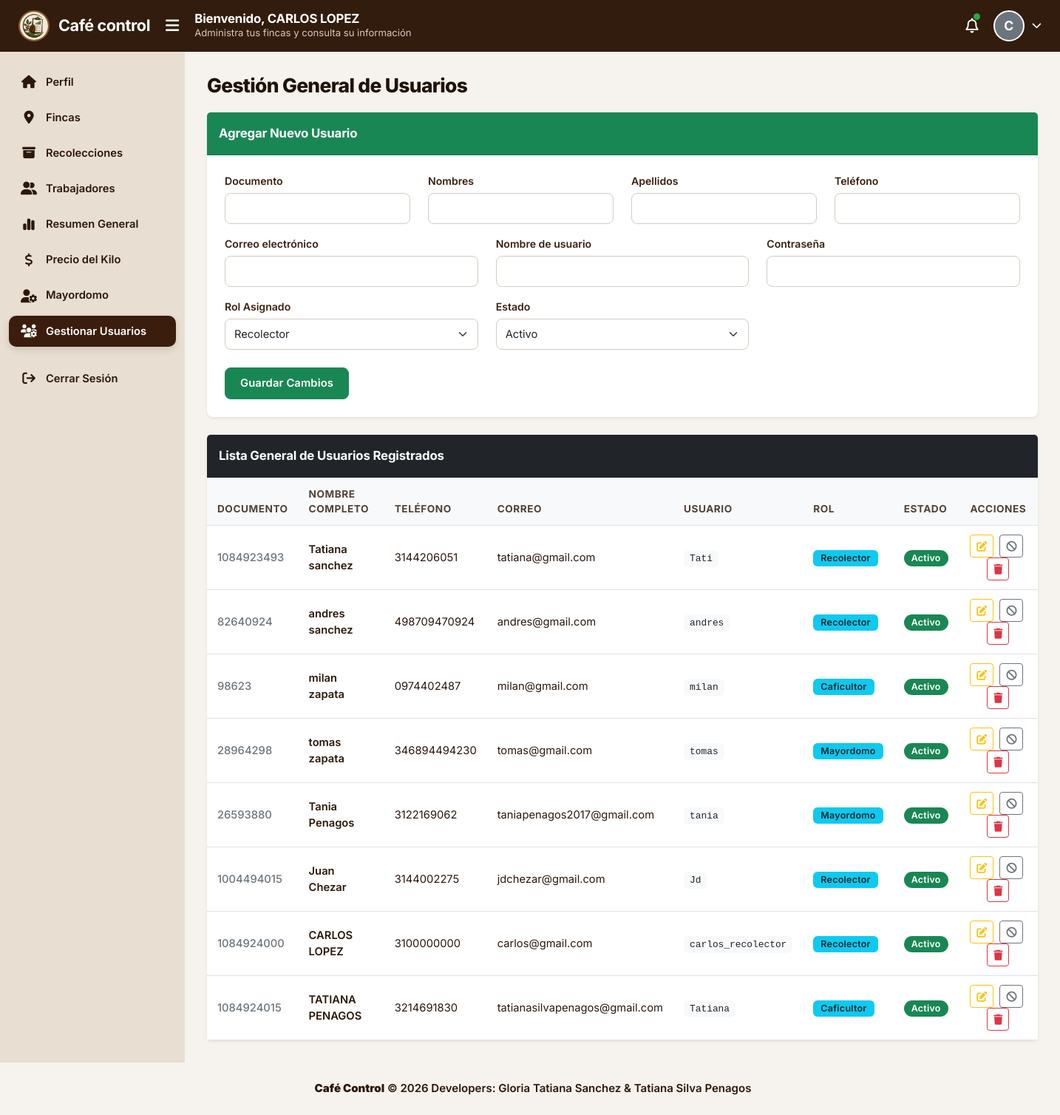
Screenshot of /gestionar_usuarios.php (signed in) with the database file from the repository.
### tables this page shows
CREATE TABLE `usuarios` (
  `id_usuario` int(11) NOT NULL,
  `documento` varchar(20) NOT NULL,
  `nombres` varchar(100) NOT NULL,
  `apellidos` varchar(100) NOT NULL,
  `telefono` varchar(15) DEFAULT NULL,
  `correo` varchar(150) DEFAULT NULL,
  `usuario` varchar(50) NOT NULL,
  `contrasena` varchar(255) NOT NULL,
  `rol` enum('caficultor','mayordomo','recolector') NOT NULL,
  `estado` enum('activo','inactivo') DEFAULT 'activo',
  `fecha_registro` timestamp NOT NULL DEFAULT current_timestamp(),
  `foto_perfil` varchar(255) DEFAULT NULL
);

### gestionar_usuarios.php (the view, shortened to what this page needs)
<?php
require_once 'assets/inc/conexion.php';
$id_usuario = $_SESSION['id_usuario'];
$sql_user = "
    SELECT
        u.nombres,
        u.apellidos,
        pu.foto_perfil
    FROM usuarios u
    LEFT JOIN perfiles_usuario pu ON pu.id_usuario = u.id_usuario
    WHERE u.id_usuario = ?
";
$stmt_user = $con->prepare($sql_user);
$stmt_user->bind_param("i", $id_usuario);
$stmt_user->execute();
$res_user = $stmt_user->get_result();
$datos_sesion = $res_user->fetch_assoc();
$foto_perfil = $datos_sesion['foto_perfil'] ?? '';
$nombre_usuario_logueado = ($datos_sesion['nombres'] ?? '') . ' ' . ($datos_sesion['apellidos'] ?? '');
$usuarioEdit = null;
$resultado_usuarios = $con->query("SELECT * FROM usuarios ORDER BY id_usuario DESC");
?>
<!DOCTYPE html>
<html lang="es">
<head>
    <link href="https://cdn.jsdelivr.net/npm/bootstrap@5.3.0/dist/css/bootstrap.min.css" rel="stylesheet">
    <link rel="stylesheet" href="https://cdnjs.cloudflare.com/ajax/libs/font-awesome/6.4.0/css/all.min.css">
</head>
<body>
    <header class="top-navbar">
        <div class="d-flex align-items-center">
            <div class="brand-section">
               <div class="logo-circle-nav">
    <img src="images/logo.jpeg" alt="Logo Café Control" style="width: 100%; height: 100%; object-fit: cover;">
</div>
                <h1 class="brand-name">Café control</h1>
            </div>
            <button class="menu-toggle" id="menuToggle"><i class="fa-solid fa-bars"></i></button>
            <div class="welcome-text d-none d-md-block">
                <h5>Bienvenido, <?= htmlspecialchars(strtoupper($nombre_usuario_logueado)) ?></h5>
                <p>Administra tus fincas y consulta su información</p>
            </div>
        </div>
        <div class="user-nav-actions">
            <div class="notification-icon">
                <i class="fa-regular fa-bell"></i>
                <span class="notification-badge"></span>
            </div>
            <div class="dropdown">
                <div class="profile-dropdown" data-bs-toggle="dropdown" aria-expanded="false">
                    <?php if (!empty($foto_perfil) && file_exists($foto_perfil)): ?>
                        <img src="<?= htmlspecialchars($foto_perfil) ?>" alt="Foto" class="user-avatar">
                    <?php else: ?>
                        <div class="user-avatar-placeholder">
                            <?= strtoupper(substr($nombre_usuario_logueado, 0, 1)) ?>
                        </div>
                    <?php endif; ?>
                    <i class="fa-solid fa-chevron-down text-white small"></i>
                </div>
            </div>
        </div>
    </header>
    <div class="layout-wrapper">
        <aside class="sidebar">
            <ul class="sidebar-menu">
                <li class="sidebar-item">
                    <a href="panel_caficultor.php"><i class="fa-solid fa-house"></i> Perfil</a>
                </li>
                <li class="sidebar-item">
                    <a href="fincas.php"><i class="fa-solid fa-location-dot"></i> Fincas</a>
                </li>
                <li class="sidebar-item">
                    <a href="recolecciones.php"><i class="fa-solid fa-box-archive"></i> Recolecciones</a>
                </li>
                <li class="sidebar-item">
                    <a href="trabajadores.php"><i class="fa-solid fa-user-group"></i> Trabajadores</a>
                </li>
                <li class="sidebar-item">
                    <a href="resumen.php"><i class="fa-solid fa-chart-simple"></i> Resumen General</a>
                </li>
                <li class="sidebar-item">
                    <a href="precio.php"><i class="fa-solid fa-dollar-sign"></i> Precio del Kilo</a>
                </li>
                  <li class="sidebar-item">
          <a href="asignar_m.php"><i class="fa-solid fa-user-gear" style="font-size: 18px;"></i> Mayordomo</a>
        </li>
                <li class="sidebar-item active">
                    <a href="gestionar_usuarios.php">
                        <i class="fa-solid fa-users-gear"></i>
                        Gestionar Usuarios
                    </a>
                </li>
                <li class="sidebar-item mt-3">
                    <a href="cerrar.php"><i class="fa-solid fa-arrow-right-from-bracket"></i> Cerrar Sesión</a>
                </li>
            </ul>
        </aside>
        <main class="main-content">
            <h2 class="page-title">Gestión General de Usuarios</h2>
            <div class="card shadow-sm border-0 mb-4 rounded-3">
                <div class="card-header bg-success text-white card-header-title py-3">
                    <?= $usuarioEdit ? 'Editar Usuario' : 'Agregar Nuevo Usuario' ?>
                </div>
                <div class="card-body p-4">
                    <form action="gestionar_usuarios.php" method="POST">
                        <div class="row">
                            <div class="col-md-3 mb-3">
                                <label class="form-label">Documento</label>
                                <input type="text" class="form-control" name="documento" value="<?= $usuarioEdit['documento'] ?? '' ?>" required>
                            </div>
                            <div class="col-md-3 mb-3">
                                <label class="form-label">Nombres</label>
                                <input type="text" class="form-control" name="nombres" value="<?= $usuarioEdit['nombres'] ?? '' ?>" required>
                            </div>
                            <div class="col-md-3 mb-3">
                                <label class="form-label">Apellidos</label>
                                <input type="text" class="form-control" name="apellidos" value="<?= $usuarioEdit['apellidos'] ?? '' ?>" required>
                            </div>
                            <div class="col-md-3 mb-3">
                                <label class="form-label">Teléfono</label>
                                <input type="text" class="form-control" name="telefono" value="<?= $usuarioEdit['telefono'] ?? '' ?>">
                            </div>
                        </div>
                        <div class="row">
                            <div class="col-md-4 mb-3">
                                <label class="form-label">Correo electrónico</label>
                                <input type="email" class="form-control" name="correo" value="<?= $usuarioEdit['correo'] ?? '' ?>">
                            </div>
                            <div class="col-md-4 mb-3">
                                <label class="form-label">Nombre de usuario</label>
                                <input type="text" class="form-control" name="usuario" value="<?= $usuarioEdit['usuario'] ?? '' ?>" required>
                            </div>
                            <div class="col-md-4 mb-3">
                                <label class="form-label">Contraseña <span class="fw-normal text-muted"><?= $usuarioEdit ? '(Opcional)' : '' ?></span></label>
                                <input type="password" class="form-control" name="contrasena" <?= $usuarioEdit ? '' : 'required' ?>>
                            </div>
                        </div>
                        <div class="row">
                            <div class="col-md-4 mb-3">
                                <label class="form-label">Rol Asignado</label>
                                <select class="form-select" name="rol" required>
                                    <option value="recolector" <?= (isset($usuarioEdit) && $usuarioEdit['rol'] === 'recolector') ? 'selected' : '' ?>>Recolector</option>
                                </select>
                            </div>
                            <div class="col-md-4 mb-3">
                                <label class="form-label">Estado</label>
                                <select class="form-select" name="estado" required>
                                    <option value="activo" <?= (isset($usuarioEdit) && $usuarioEdit['estado'] === 'activo') ? 'selected' : '' ?>>Activo</option>
                                </select>
                            </div>
                        </div>
                        <div class="pt-2">
                            <button type="submit" class="btn btn-success btn-custom-action me-2"><?= $usuarioEdit ? 'Actualizar Usuario' : 'Guardar Cambios' ?></button>
                        </div>
                    </form>
                </div>
            </div>
            <div class="card shadow-sm border-0 rounded-3">
                <div class="card-header bg-dark text-white card-header-title py-3">
                    Lista General de Usuarios Registrados
                </div>
                <div class="card-body p-0">
                    <div class="table-responsive">
                        <table class="table table-hover align-middle mb-0">
                            <thead class="table-light">
                                <tr>
                                    <th>Documento</th>
                                    <th>Nombre Completo</th>
                                    <th>Teléfono</th>
                                    <th>Correo</th>
                                    <th>Usuario</th>
                                    <th>Rol</th>
                                    <th>Estado</th>
                                    <th class="text-center">Acciones</th>
                                </tr>
                            </thead>
                            <tbody>
                                <?php if ($resultado_usuarios && $resultado_usuarios->num_rows > 0): ?>
                                    <?php while ($row = $resultado_usuarios->fetch_assoc()): ?>
                                        <tr>
                                            <td class="fw-medium text-secondary"><?= htmlspecialchars($row['documento']) ?></td>
                                            <td class="fw-semibold"><?= htmlspecialchars($row['nombres'] . ' ' . $row['apellidos']) ?></td>
                                            <td><?= htmlspecialchars($row['telefono']) ?></td>
                                            <td><?= htmlspecialchars($row['correo']) ?></td>
                                            <td><code class="text-dark bg-light px-2 py-1 rounded"><?= htmlspecialchars($row['usuario']) ?></code></td>
                                            <td>
                                                <span class="badge bg-info text-dark text-capitalize">
                                                    <?= htmlspecialchars($row['rol']) ?>
                                                </span>
                                            </td>
                                            <td>
                                                <span class="badge rounded-pill <?= $row['estado'] === 'activo' ? 'bg-success' : 'bg-danger' ?>">
                                                    <?= ucfirst($row['estado']) ?>
                                                </span>
                                            </td>
                                            <td class="text-center">
                                                <a href="gestionar_usuarios.php?accion=pre_editar&id=<?= $row['id_usuario'] ?>" class="btn btn-sm btn-outline-warning me-1" title="Editar"><i class="fa-solid fa-pen-to-square"></i></a>
                                                <a href="gestionar_usuarios.php?accion=suspender&id=<?= $row['id_usuario'] ?>&estado=<?= $row['estado'] ?>" class="btn btn-sm btn-outline-secondary me-1" title="Cambiar Estado"><i class="fa-solid fa-ban"></i></a>
                                                <a href="gestionar_usuarios.php?accion=eliminar&id=<?= $row['id_usuario'] ?>" class="btn btn-sm btn-outline-danger" onclick="return confirm('¿Seguro que deseas eliminar este usuario?')" title="Eliminar"><i class="fa-solid fa-trash"></i></a>
                                            </td>
                                        </tr>
                                    <?php endwhile; ?>
                                <?php else: ?>
                                    <tr>
                                        <td colspan="8" class="text-center py-4 text-muted fs-6">No se encontraron usuarios registrados en la base de datos.</td>
                                    </tr>
                                <?php endif; ?>
                            </tbody>
                        </table>
                    </div>
                </div>
            </div>
        </main>
    </div>
  <footer class="app-footer">
    <span><strong>Café Control</strong> © 2026 Developers: Gloria Tatiana Sanchez & Tatiana Silva Penagos</span>
  </footer>
</body>
</html>

### rows the page displays
usuarios: nombre_usuario_logueado "CARLOS LOPEZ", substr($nombre_usuario_logueado, 0, 1) "C", documento "1084924000", nombres+apellidos "CARLOS LOPEZ", telefono "3100000000", correo "carlos@gmail.com", usuario "carlos_recolector", rol "Recolector", estado "Activo"
usuarios: documento "1084923493", nombres+apellidos "Tatiana sanchez", telefono "3144206051", correo "tatiana@gmail.com", usuario "Tati", rol "Recolector", estado "Activo"
usuarios: documento "82640924", nombres+apellidos "andres sanchez", telefono "498709470924", correo "andres@gmail.com", usuario "andres", rol "Recolector", estado "Activo"
usuarios: documento "98623", nombres+apellidos "milan zapata", telefono "0974402487", correo "milan@gmail.com", usuario "milan", rol "Caficultor", estado "Activo"
usuarios: documento "28964298", nombres+apellidos "tomas zapata", telefono "346894494230", correo "tomas@gmail.com", usuario "tomas", rol "Mayordomo", estado "Activo"
usuarios: documento "26593880", nombres+apellidos "Tania Penagos", telefono "3122169062", correo "taniapenagos2017@gmail.com", usuario "tania", rol "Mayordomo", estado "Activo"
usuarios: documento "1004494015", nombres+apellidos "Juan Chezar", telefono "3144002275", correo "jdchezar@gmail.com", usuario "Jd", rol "Recolector", estado "Activo"
usuarios: documento "1084924015", nombres+apellidos "TATIANA PENAGOS", telefono "3214691830", correo "tatianasilvapenagos@gmail.com", usuario "Tatiana", rol "Caficultor", estado "Activo"
